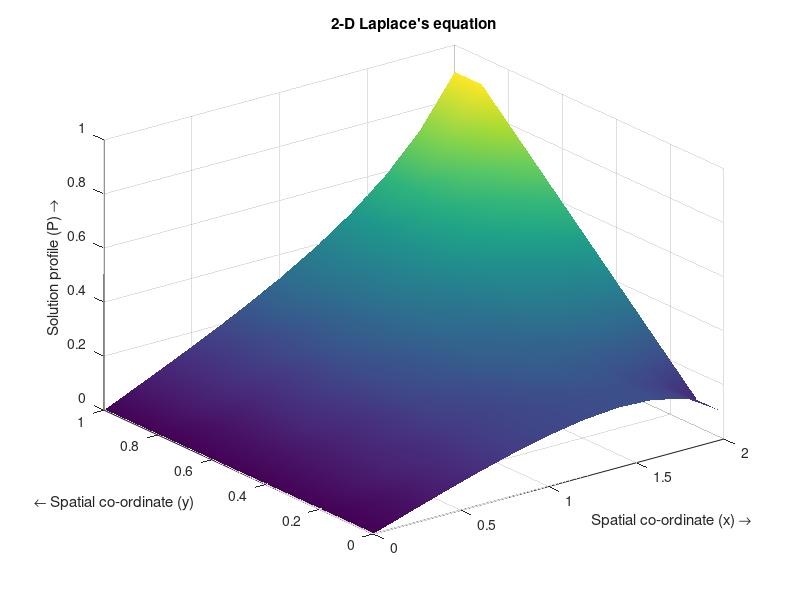

This chart was generated by the following MATLAB code:
%% Problem 7

clear

%%
%Specifying parameters
nx=11;                           %Number of steps in space(x)
ny=11;                           %Number of steps in space(y)       
tol=1e-5;                         %Tolerance
dx=2/(nx-1);                     %Width of space step(x)
dy=1/(ny-1);                     %Width of space step(y)
del = dx;
x=0:dx:2;                        %Range of x(0,2) and specifying the grid points
y=0:dy:1;                        %Range of y(0,2) and specifying the grid points

%%
%Initial Conditions
p=zeros(ny,nx);                  %Preallocating p
pn=zeros(ny,nx);                 %Preallocating pn
res = zeros(ny,nx);

%%
%Boundary conditions
p(:,1)=0;                        %left side at 0
p(:,nx)=y;                       %Right side at y
p(1,:)=p(2,:);                   %Derivative at upper boundary is 0
p(ny,:)=p(ny-1,:);               %Derivative at lower boundary is 0

%%
%Explicit iterative scheme with C.D in space (5-point difference)
j=2:nx-1;
i=2:ny-1;
error = 10;
while error>tol
    error = 0;
    pn=p;
    
    for j = 2:nx-1
        for i = 2:ny-1
            res(i,j) = (p(i-1,j)+p(i+1,j)+p(i,j+1)+p(i,j-1))/4-p(i,j);
        end
    end
   
    p = p+res;
    error = max(error,norm(res));
    p(:,1)=0;
    p(:,nx)=y;
    p(1,:)=p(2,:);
    p(ny,:)=p(ny-1,:);   
end

%%
%Plotting the solution
surf(x,y,pn,'EdgeColor','none');       
shading interp
title('2-D Laplace''s equation')
xlabel('Spatial co-ordinate (x) \rightarrow')
ylabel('{\leftarrow} Spatial co-ordinate (y)')
zlabel('Solution profile (P) \rightarrow')